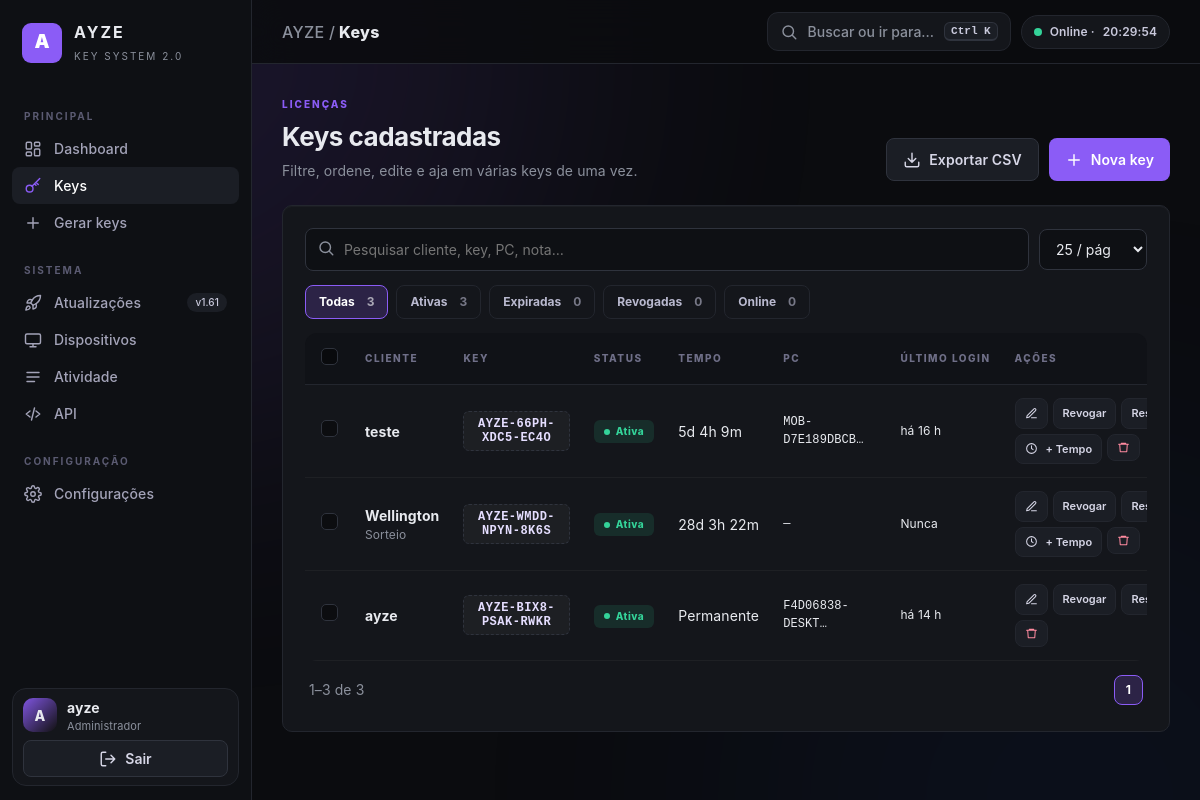
/panel/keys (signed in), run on the app's committed database.
### tables this page shows
CREATE TABLE licenses (
                key VARCHAR(80) PRIMARY KEY,
                client_name VARCHAR(80),
                created_at VARCHAR(64) NOT NULL,
                expires_at VARCHAR(64),
                permanent INTEGER NOT NULL DEFAULT 0,
                device_id VARCHAR(255),
                revoked INTEGER NOT NULL DEFAULT 0,
                last_login VARCHAR(64)
            , note VARCHAR(255));

CREATE TABLE release (
                id INTEGER PRIMARY KEY,
                version VARCHAR(32) NOT NULL,
                filename VARCHAR(255),
                sha256 VARCHAR(128),
                force_update INTEGER NOT NULL DEFAULT 1,
                updated_at VARCHAR(64) NOT NULL
            );

### app.py (the view)
@app.get("/panel/keys", response_class=HTMLResponse)
def panel_keys(request: Request, q: str = Query(default="")):
    require_admin(request)
    items = all_licenses()
    return render(request, "keys.html", "keys", "Keys", licenses=items, stats=compute_stats(items), q=q)

### templates/keys.html (shortened to what this page needs)
{% extends "base.html" %}{% from "_icons.html" import icon %}{% block content %}
<div class="page-head"><div><span class="eyebrow">LICENÇAS</span><h1>Keys cadastradas</h1><p class="muted" style="margin:0">Filtre, ordene, edite e aja em várias keys de uma vez.</p></div>
  <div class="hero-actions"><a class="btn ghost" href="/panel/keys/export.csv">{{ icon('down') }}Exportar CSV</a><a class="btn primary" href="/panel/generate">{{ icon('plus') }}Nova key</a></div></div>
<section class="card">
  <div class="toolbar"><div class="search-box">{{ icon('search') }}<input id="search" data-init="{{ q }}" placeholder="Pesquisar cliente, key, PC, nota…"></div>
    <select id="perPage" style="width:auto"><option value="25" {{ 'selected' if s.rows_per_page=='25' }}>25 / pág</option></select></div>
  <div class="pills" style="margin-bottom:14px">
    <button class="pill on" data-filter="all">Todas<em>{{ stats.total }}</em></button><button class="pill" data-filter="ativa">Ativas<em>{{ stats.ativas }}</em></button><button class="pill" data-filter="expirada">Expiradas<em>{{ stats.expiradas }}</em></button><button class="pill" data-filter="revogada">Revogadas<em>{{ stats.revogadas }}</em></button><button class="pill" data-filter="online">Online<em>{{ stats.online }}</em></button></div>
  <div class="table-wrap"><table id="keysTable" data-per="{{ s.rows_per_page }}">
    <thead><tr><th style="width:36px"><input type="checkbox" class="cb" id="checkAll"></th><th class="sort">CLIENTE</th><th class="sort">KEY</th><th class="sort">STATUS</th><th class="sort">TEMPO</th><th class="sort">PC</th><th class="sort">ÚLTIMO LOGIN</th><th>AÇÕES</th></tr></thead>
    <tbody>
    {% for i in licenses %}
      <tr data-key="{{ i.key }}" data-status="{{ i.status|lower }}" data-online="{{ 1 if i.online else 0 }}">
        <td><input type="checkbox" class="cb"></td>
        <td><b>{{ i.client_name or 'Cliente' }}</b>{% if i.note %}<div class="small muted">{{ i.note }}</div>{% endif %}</td>
        <td><button class="copy-key" type="button" onclick="copyText('{{ i.key }}',this)">{{ i.key }}</button></td>
        <td><span class="status {{ i.status|lower }}">{{ i.status }}</span>{% if i.online %} <span class="dot" title="online"></span>{% endif %}</td>
        <td data-v="{{ 99999999 if i.permanent else i.seconds_left }}">{{ i.remaining }}</td>
        <td class="mono small">{{ (i.device_id[:14] ~ '…') if i.device_id else '—' }}</td>
        <td class="small" data-v="{{ i.last_login or '' }}">{{ i.last_login|time_ago if i.last_login else 'Nunca' }}</td>
        <td><div class="actions">
          <button class="mini" type="button" title="Editar" data-edit="{{ i.key }}" data-name="{{ i.client_name or '' }}" data-note="{{ i.note or '' }}">{{ icon('edit') }}</button>
          <form method="post" action="/panel/key/action"><button class="mini">{{ 'Reativar' if i.revoked else 'Revogar' }}</button></form>
          <form method="post" action="/panel/key/action" data-confirm="Desvincular o PC desta key? O próximo login vinculará um novo PC."><button class="mini">Reset PC</button></form>
          {% if not i.permanent %}<button class="mini" type="button" data-addtime="{{ i.key }}">{{ icon('clock') }}+ Tempo</button>{% endif %}
          <form method="post" action="/panel/key/action" data-confirm="Excluir {{ i.key }} definitivamente?"><button class="mini danger" title="Excluir">{{ icon('trash') }}</button></form>
        </div></td>
      </tr>
    {% endfor %}
    </tbody></table></div>
  <div class="pager"><span id="pageInfo"></span><div class="pills" id="pager"></div></div>
</section>
{% endblock %}

### templates/base.html (shortened to what this page needs)
{% from "_icons.html" import icon %}
<!doctype html>
<html lang="pt-BR">
<head>
<link rel="stylesheet" href="/static/style.css">
</head>
<body class="{{ 'compact' if s.compact == '1' }} {{ 'no-anim' if s.animations != '1' }}">
<div class="app">
  <aside class="sidebar">
    <div class="brand"><div class="logo">{{ s.panel_name[:1] }}</div><div><b>{{ s.panel_name }}</b><small>KEY SYSTEM {{ app_version }}</small></div></div>
    <nav class="nav">
      <div class="nav-label">PRINCIPAL</div>
      <a href="/panel" class="{{ 'on' if active=='dashboard' }}">{{ icon('dash') }}Dashboard</a>
      <a href="/panel/keys" class="{{ 'on' if active=='keys' }}">{{ icon('key') }}Keys</a>
      <a href="/panel/generate" class="{{ 'on' if active=='generate' }}">{{ icon('plus') }}Gerar keys</a>
      <div class="nav-label">SISTEMA</div>
      <a href="/panel/updates" class="{{ 'on' if active=='updates' }}">{{ icon('rocket') }}Atualizações<span class="count">v{{ release.version }}</span></a>
      <a href="/panel/devices" class="{{ 'on' if active=='devices' }}">{{ icon('pc') }}Dispositivos</a>
      <a href="/panel/activity" class="{{ 'on' if active=='activity' }}">{{ icon('log') }}Atividade</a>
      <a href="/panel/api" class="{{ 'on' if active=='api' }}">{{ icon('api') }}API</a>
      <div class="nav-label">CONFIGURAÇÃO</div>
      <a href="/panel/settings" class="{{ 'on' if active=='settings' }}">{{ icon('gear') }}Configurações</a>
    </nav>
    <div class="side-foot">
      <div class="who"><div class="avatar">{{ admin_name[:1]|upper }}</div><div><b>{{ admin_name }}</b><small>Administrador</small></div></div>
      <form method="post" action="/logout" id="logoutForm"><button class="ghost" style="width:100%">{{ icon('out') }}Sair</button></form>
    </div>
  </aside>
  <div class="main">
    <header class="topbar">
      <div class="crumb"><span>{{ s.panel_name }} /</span> {{ title }}</div>
      <div class="top-right">
        <button class="cmd-btn" type="button" data-cmdk>{{ icon('search') }}<span>Buscar ou ir para…</span><kbd class="kbd">Ctrl K</kbd></button>
        <span class="chip hide-m"><span class="dot"></span>Online · <span id="clock">--:--:--</span></span>
      </div>
    </header>
    <div class="wrap">
      {% block content %}{% endblock %}</div>
  </div>
</div>
</body>
</html>

### templates/_icons.html (shortened to what this page needs)
{% macro icon(n) %}<svg class="i" viewBox="0 0 24 24">{{ P[n]|safe }}</svg>{% endmacro %}

### data on the page
licenses: panel_name "AYZE", client_name "ayze", key "AYZE-BIX8-PSAK-RWKR", status "Ativa", remaining "Permanente", device_id "F4D06838-DESKT…", last_login "há 14 h", revoked "Revogar"
release: version "1.61"
licenses: client_name "teste", key "AYZE-66PH-XDC5-EC4O", status "Ativa", remaining "5d 4h 9m", device_id "MOB-D7E189DBCB…", last_login "há 16 h", revoked "Revogar"
licenses: client_name "Wellington", note "Sorteio", key "AYZE-WMDD-NPYN-8K6S", status "Ativa", remaining "28d 3h 22m", device_id "—", last_login "Nunca", revoked "Revogar"

### other printed values
{{ s.panel_name[:1] }} "A"
{{ app_version }} "2.0"
{{ admin_name[:1]|upper }} "A"
{{ title }} "Keys"
{{ stats.total }} "3"
{{ stats.ativas }} "3"
{{ stats.expiradas }} "0"
{{ stats.revogadas }} "0"
{{ stats.online }} "0"
